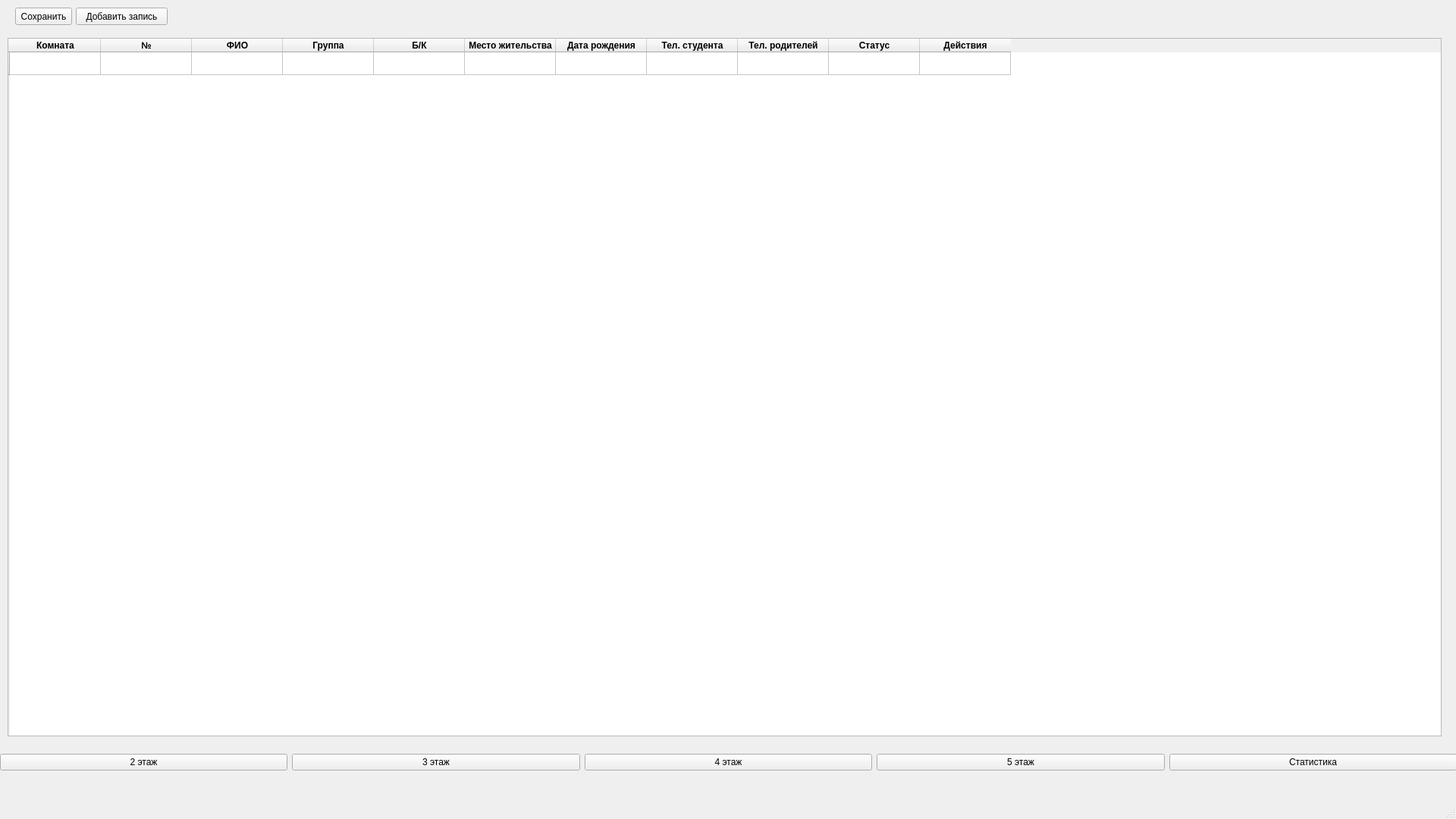
<?xml version="1.0" encoding="UTF-8"?>
<ui version="4.0">
 <class>MainWindow</class>
 <widget class="QMainWindow" name="MainWindow">
  <property name="geometry">
   <rect>
    <x>0</x>
    <y>0</y>
    <width>1920</width>
    <height>1080</height>
   </rect>
  </property>
  <property name="windowTitle">
   <string>MainWindow</string>
  </property>
  <widget class="QWidget" name="centralwidget">
   <widget class="QTableWidget" name="residents_main_table">
    <property name="geometry">
     <rect>
      <x>10</x>
      <y>50</y>
      <width>1891</width>
      <height>921</height>
     </rect>
    </property>
    <property name="sizePolicy">
     <sizepolicy hsizetype="Expanding" vsizetype="Expanding">
      <horstretch>0</horstretch>
      <verstretch>0</verstretch>
     </sizepolicy>
    </property>
    <property name="styleSheet">
     <string notr="true">QTableView {
text-align: center;
}</string>
    </property>
    <property name="sizeAdjustPolicy">
     <enum>QAbstractScrollArea::AdjustToContents</enum>
    </property>
    <property name="textElideMode">
     <enum>Qt::ElideRight</enum>
    </property>
    <property name="sortingEnabled">
     <bool>true</bool>
    </property>
    <attribute name="horizontalHeaderCascadingSectionResizes">
     <bool>true</bool>
    </attribute>
    <attribute name="horizontalHeaderDefaultSectionSize">
     <number>120</number>
    </attribute>
    <row>
     <property name="text">
      <string/>
     </property>
    </row>
    <column>
     <property name="text">
      <string>Комната</string>
     </property>
     <property name="font">
      <font>
       <weight>75</weight>
       <bold>true</bold>
      </font>
     </property>
     <property name="textAlignment">
      <set>AlignCenter</set>
     </property>
    </column>
    <column>
     <property name="text">
      <string>№</string>
     </property>
     <property name="font">
      <font>
       <weight>75</weight>
       <bold>true</bold>
      </font>
     </property>
     <property name="textAlignment">
      <set>AlignCenter</set>
     </property>
    </column>
    <column>
     <property name="text">
      <string>ФИО</string>
     </property>
     <property name="font">
      <font>
       <weight>75</weight>
       <bold>true</bold>
      </font>
     </property>
     <property name="textAlignment">
      <set>AlignCenter</set>
     </property>
    </column>
    <column>
     <property name="text">
      <string>Группа</string>
     </property>
     <property name="font">
      <font>
       <weight>75</weight>
       <bold>true</bold>
      </font>
     </property>
    </column>
    <column>
     <property name="text">
      <string>Б/К</string>
     </property>
     <property name="font">
      <font>
       <weight>75</weight>
       <bold>true</bold>
      </font>
     </property>
    </column>
    <column>
     <property name="text">
      <string>Место жительства</string>
     </property>
     <property name="font">
      <font>
       <weight>75</weight>
       <bold>true</bold>
      </font>
     </property>
    </column>
    <column>
     <property name="text">
      <string>Дата рождения</string>
     </property>
     <property name="font">
      <font>
       <weight>75</weight>
       <bold>true</bold>
      </font>
     </property>
    </column>
    <column>
     <property name="text">
      <string>Тел. студента</string>
     </property>
     <property name="font">
      <font>
       <weight>75</weight>
       <bold>true</bold>
      </font>
     </property>
    </column>
    <column>
     <property name="text">
      <string>Тел. родителей</string>
     </property>
     <property name="font">
      <font>
       <weight>75</weight>
       <bold>true</bold>
      </font>
     </property>
    </column>
    <column>
     <property name="text">
      <string>Статус</string>
     </property>
     <property name="font">
      <font>
       <weight>75</weight>
       <bold>true</bold>
      </font>
     </property>
    </column>
    <column>
     <property name="text">
      <string>Действия</string>
     </property>
     <property name="font">
      <font>
       <weight>75</weight>
       <bold>true</bold>
      </font>
     </property>
    </column>
    <item row="0" column="0">
     <property name="text">
      <string/>
     </property>
    </item>
    <item row="0" column="1">
     <property name="text">
      <string/>
     </property>
     <property name="textAlignment">
      <set>AlignCenter</set>
     </property>
    </item>
    <item row="0" column="2">
     <property name="text">
      <string/>
     </property>
    </item>
    <item row="0" column="3">
     <property name="text">
      <string/>
     </property>
    </item>
    <item row="0" column="5">
     <property name="text">
      <string/>
     </property>
    </item>
   </widget>
   <widget class="QWidget" name="horizontalLayoutWidget">
    <property name="geometry">
     <rect>
      <x>0</x>
      <y>980</y>
      <width>1921</width>
      <height>51</height>
     </rect>
    </property>
    <layout class="QHBoxLayout" name="horizontalLayout">
     <item>
      <widget class="QPushButton" name="second_fl_btn">
       <property name="text">
        <string>2 этаж</string>
       </property>
      </widget>
     </item>
     <item>
      <widget class="QPushButton" name="third_fl_btn">
       <property name="text">
        <string>3 этаж</string>
       </property>
      </widget>
     </item>
     <item>
      <widget class="QPushButton" name="fourth_fl_btn">
       <property name="styleSheet">
        <string notr="true"/>
       </property>
       <property name="text">
        <string>4 этаж</string>
       </property>
      </widget>
     </item>
     <item>
      <widget class="QPushButton" name="fifth_fl_btn">
       <property name="text">
        <string>5 этаж</string>
       </property>
      </widget>
     </item>
     <item>
      <widget class="QPushButton" name="pushButton">
       <property name="text">
        <string>Cтатистика</string>
       </property>
      </widget>
     </item>
    </layout>
   </widget>
   <widget class="QPushButton" name="saveBtn">
    <property name="geometry">
     <rect>
      <x>20</x>
      <y>10</y>
      <width>75</width>
      <height>23</height>
     </rect>
    </property>
    <property name="text">
     <string>Сохранить</string>
    </property>
   </widget>
   <widget class="QPushButton" name="addBtn">
    <property name="geometry">
     <rect>
      <x>100</x>
      <y>10</y>
      <width>121</width>
      <height>23</height>
     </rect>
    </property>
    <property name="text">
     <string>Добавить запись</string>
    </property>
   </widget>
  </widget>
  <widget class="QMenuBar" name="menubar">
   <property name="geometry">
    <rect>
     <x>0</x>
     <y>0</y>
     <width>1920</width>
     <height>21</height>
    </rect>
   </property>
  </widget>
  <widget class="QStatusBar" name="statusbar"/>
 </widget>
 <resources/>
 <connections/>
</ui>
